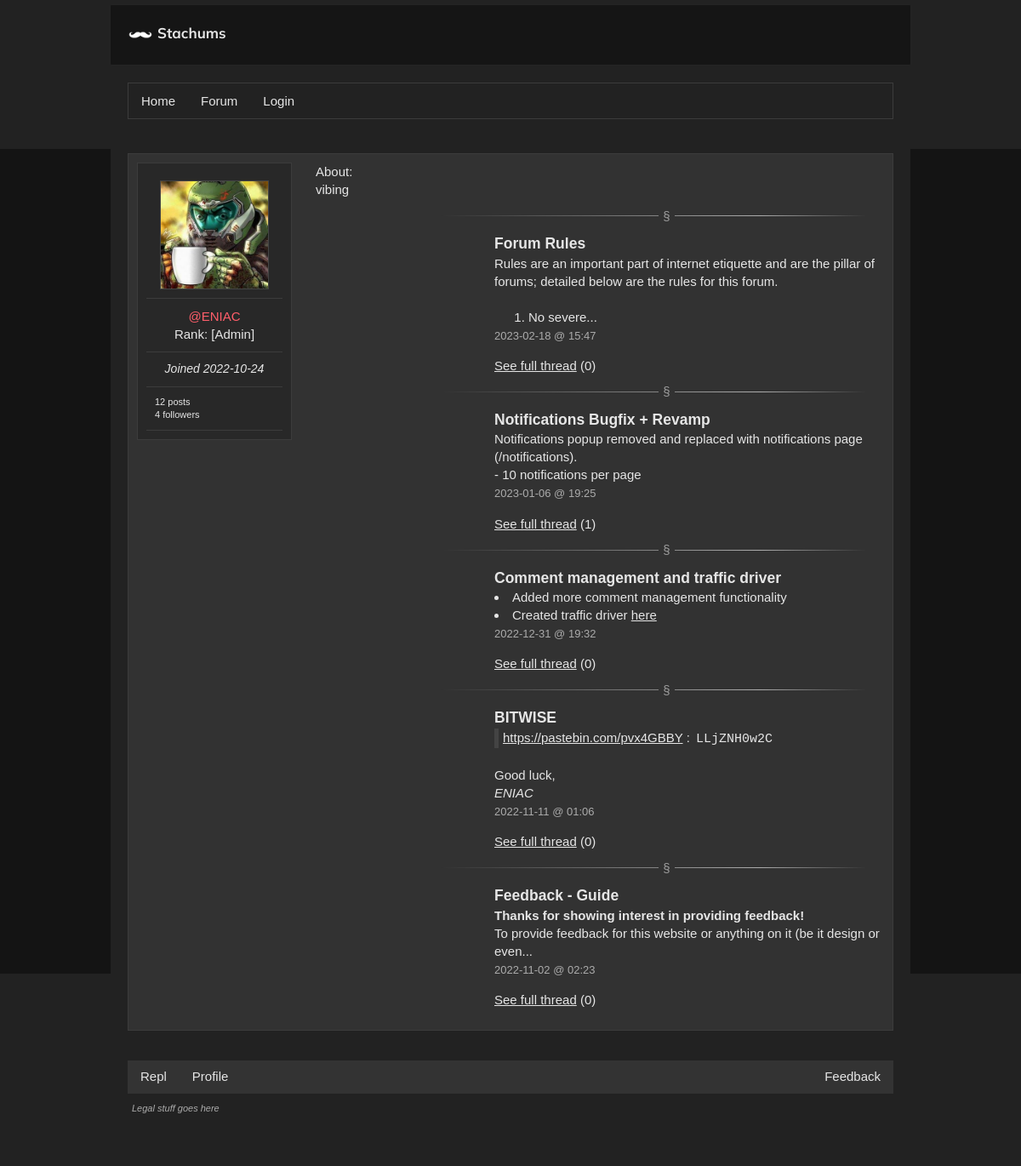
/profile/, run on the app's committed database.
### main.py (models this page shows, shortened)
class User(UserMixin, db.Model):
  id = db.Column(db.Integer, primary_key=True)
  username = db.Column(db.String(80), nullable=False, unique=True)
  description = db.Column(db.String(500), nullable=True)
  email = db.Column(db.String(60), nullable=True, unique=True)
  password = db.Column(db.String(600), nullable=False)
  confirmed = db.Column(db.Boolean(), nullable=False, default=False)
  registered_on = db.Column(db.DateTime,
                            nullable=False,
                            default=datetime.utcnow)
  profile_pic = db.Column(db.String(), default="default.png")
  role = db.Column(db.String(150), default="Commenter")
  admin = db.Column(db.Boolean(), nullable=False, default=False)
  posts = db.relationship('Post', backref='user', lazy=True)
  comments = db.relationship('Comment', backref='user', lazy=True)
  elo = db.Column(db.Integer, default=500)
  following = db.relationship('User',
                              secondary=followers,
                              backref=db.backref('followers', lazy='dynamic'),
                              primaryjoin=(followers.c.follower_id == id),
                              secondaryjoin=(followers.c.followed_id == id),
                              lazy='dynamic')
  notifications = db.relationship('Notification', backref='user', lazy=True)
  liked = db.relationship(
    'ContentVote',
    foreign_keys='ContentVote.user_id',
    backref='user', lazy='dynamic')

class Post(db.Model):
  id = db.Column(db.Integer, primary_key=True)
  title = db.Column(db.String(200), nullable=False)
  content = db.Column(db.String(3000), nullable=False)
  author_id = db.Column(db.Integer, db.ForeignKey('user.id'), nullable=False)
  author = db.relationship(lambda: User,
                           uselist=False,
                           overlaps='post,user',
                           viewonly=True)
  created_on = db.Column(db.DateTime,
                         nullable=False,
                         default=datetime.utcnow,
                         index=True)
  replies = db.relationship('Comment', backref='post', lazy=True)
  msubtopic = db.Column(db.Integer,
                        db.ForeignKey('subtopic.id'),
                        nullable=False)
  sub = db.relationship(lambda: Subtopic,
                        uselist=False,
                        overlaps='post,subtopic',
                        viewonly=True)
  uuid = db.Column(db.String(40), default=tools.CreateUUID())
  mtag = db.Column(db.Integer, db.ForeignKey('tags.id'), nullable=True)
  tag = db.relationship(lambda: Tags,
                        uselist=False,
                        overlaps='post,tags',
                        viewonly=True)
  anon = db.Column(db.Boolean(), nullable=False, default=False)
  edited_time = db.Column(db.DateTime,
                         nullable=True)
  votes = db.relationship('ContentVote', backref='post', lazy=True)

### main.py (the view)
@app.route("/profile/", defaults={'username': None})
@app.route("/profile/<username>", methods=['GET', 'POST'])
def profile(username):
  user = None
  if username:
    user = User.query.filter_by(username=username).first_or_404()
  elif current_user.is_authenticated:
    user = User.query.filter_by(username=current_user.username).first_or_404()
  else:
    user = User.query.get(1)
  follow_form = FollowForm()
  if current_user.is_authenticated and follow_form.validate_on_submit():
    current_user.follow(user)
  return render_template('profile.html', user=user, follow_form=follow_form)

### templates/profile.html (shortened to what this page needs)
{% extends 'base.html' %}
{% set active_page = 'profile' %}
{% block main %}
<div class="postData clearfix">
  <div class="userInfo">
  <div class="sep"><img class="profilePicture" src="{{ url_for('static', filename='imgs/user/'+user.profile_pic) }}" alt="Profile Picture"></div>
  <div class="sep"><p class="red name">@{{ user.username }}</p><p class="rank">Rank: [{{ user.role }}]</p></div>
  <div class="sep date"><time>Joined {{ user.registered_on.strftime('%Y-%m-%d') }}</time></div>
  <div class="sep"><p class="description">{{ user.posts|length + user.comments|length }} posts</p><p class="description">{{ user.followers.all()|length }} followers</p></div>
  </div>
  <div class="message">
    <h4>About:</h4>
    <article><p>{{ user.description }}</p></article>
    <section>
    {% for post in user.posts[::-1][:5] %}
    <hr>
    <div class="message">
      <h3><strong>{{ post.title }}</strong></h3>
      <article>{% filter markdown %}{{ post.content|safe|truncate(150) }}{% endfilter %}</article>
      <time class="ptime">{{ post.created_on.strftime('%Y-%m-%d @ %H:%M') }}</time>
      <p><a href="{{ url_for('thread', id=post.uuid) }}">See full thread</a> ({{ post.replies|length }})</p>
    </div>
{% endfor %}
      </section>
  </div>
</div>
{% endblock main %}

### static/style.css (style rules this page uses)
html, body { height: 100%; width: 100%; overflow-x: hidden; margin: 0; color: rgb(230, 230, 230); background-color: rgb(20, 20, 20); font-family: Arial, Helvetica, sans-serif; font-family: Verdana, sans-serif; font-size: 15px; -moz-text-size-adjust: 100%; -ms-text-size-adjust: 100%; text-size-adjust: 100%; -webkit-text-size-adjust: 100%; line-height: 1.4; word-wrap: break-word; }
ul { list-style-type: none; margin: 0; padding: 0; }
.red, .content a.red { color: #ff5e6a; }
.content a { color: rgb(230, 230, 230); }
article { white-space: pre-wrap; }
h1, h2, h3, h4, h5, h6 { font-weight: normal; font-family: Arial, Helvetica, sans-serif; }
.userInfo { float: left; width: 160px; min-height: 110px; background-color: rgb(40, 40, 40); padding: 10px; border: 1px solid rgb(60, 60, 60); }
.postData .message { min-height: 110px; margin-left: 210px; }
.postData .message .ptime { color: #acacac; font-size: 13px; }
.postData { background: rgb(50, 50, 50); border: 1px solid rgb(60, 60, 60); padding: 10px; max-width:100%; -o-object-fit: contain; object-fit: contain; margin-bottom: 15px; }
.profilePicture { max-width: 90%; max-height: 90%; -o-object-fit: contain; object-fit: contain; border: 1px solid #444; -o-object-fit: cover; object-fit: cover; aspect-ratio: 1; display: block; margin-left: auto; margin-right: auto; }
.sep { border-bottom: 1px solid rgb(60, 60, 60); padding: 10px; -webkit-box-sizing: border-box; box-sizing: border-box; }
.name { text-align: center; margin: 0; }
.rank { text-align: center; margin: 0; }
.date { text-align: center; font-style: italic; font-size: 14px; }
.description { margin: 0; font-size: 11px; font-weight: normal; }
article ul, ol, h1, h2, h3, h4, h5, h6 { white-space: normal; margin: 0; }
article ul { list-style: inside; }
article code { margin: 0; padding: 3px; }
article p:has(>code) { border-left: 5px solid #444; padding-left: 5px; }
code { font-family: monospace; }
article p { margin: 0; }
hr { opacity: 0.6; margin: 20px; background-image: linear-gradient(to right, transparent 20%, white 80%, transparent); height: 1px; border: 0px; text-align: center; overflow: visible; }
hr::after { content: "§"; background: #333; display: inline-block; position: relative; top: -0.7em; left: 12.5%; font-size: 15px; padding: 0 5px; }
.clearfix::after { content: ""; clear: both; display: table; }

### data on the page
User: profile_pic (picture), username "ENIAC", role "Admin", registered_on "2022-10-24", description "vibing"
Post: title "Forum Rules", content "Rules are an important part of internet etiquette and are the pillar of forums; detailed below are the rules for this forum. No severe...", created_on "2023-02-18 @ 15:47", replies|length "0"
Post: title "Notifications Bugfix + Revamp", content "Notifications popup removed and replaced with notifications page (/notifications). - 10 notifications per page", created_on "2023-01-06 @ 19:25", replies|length "1"
Post: title "Comment management and traffic driver", content "Added more comment management functionality Created traffic driver here", created_on "2022-12-31 @ 19:32", replies|length "0"
Post: title "BITWISE", content "https://pastebin.com/pvx4GBBY : LLjZNH0w2C Good luck, ENIAC", created_on "2022-11-11 @ 01:06", replies|length "0"
Post: title "Feedback - Guide", content "Thanks for showing interest in providing feedback! To provide feedback for this website or anything on it (be it design or even...", created_on "2022-11-02 @ 02:23", replies|length "0"

### other printed values
{{ settings['website']['name'] }} "Stachums"
{{ user.posts|length + user.comments|length }} "12"
{{ user.followers.all()|length }} "4"
